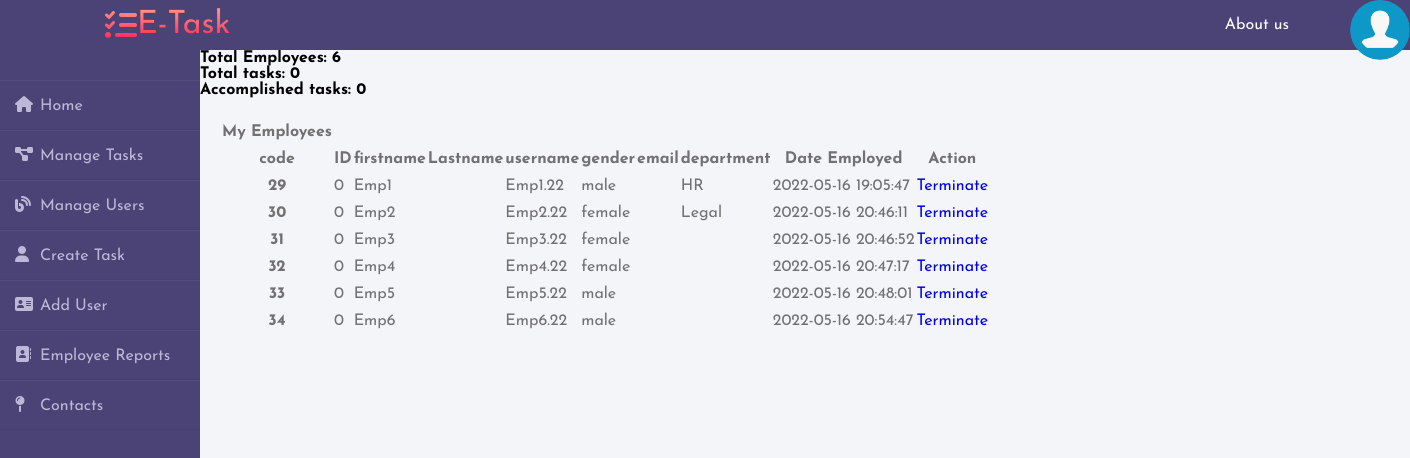
The app's page /employee-reports.php (signed in) with its own data.
### tables this page shows
CREATE TABLE `users` (
  `usercode` int(30) NOT NULL,
  `userid` int(10) NOT NULL,
  `firstname` varchar(50) NOT NULL,
  `lastname` varchar(50) NOT NULL,
  `username` varchar(100) NOT NULL,
  `gender` varchar(20) NOT NULL,
  `email` varchar(50) NOT NULL,
  `department` varchar(50) NOT NULL,
  `emp_by` varchar(100) NOT NULL,
  `password` varchar(500) NOT NULL,
  `date_created` datetime NOT NULL DEFAULT current_timestamp(),
  `date_updated` datetime DEFAULT NULL ON UPDATE current_timestamp(),
  `type` tinyint(5) NOT NULL DEFAULT 1
);

### employee-reports.php (the view, shortened to what this page needs)
<?php
include 'includes/header.inc.php'
?>
<?php
require_once 'includes/config.inc.php';
$query = "SELECT * FROM `users`WHERE type=2 AND emp_by=$usercode";
$query_run = mysqli_query($con, $query);
$row = mysqli_num_rows($query_run);
$results = mysqli_query($con, $query);
$records = mysqli_num_rows($results);
$query2 = "SELECT * FROM projects WHERE emp_by=$usercode ORDER BY projectid";
$query_run2 = mysqli_query($con, $query2);
$rows = mysqli_num_rows($query_run2);
$query3 = "SELECT * FROM projects WHERE emp_by=$usercode AND status=2 ORDER BY projectid";
$query_run3 = mysqli_query($con, $query3);
$rows3 = mysqli_num_rows($query_run3);
?>
    <div class="main_content">
        <div class="header">
        <div class="card_holder">
        <div class="card">
                <?php
                echo '<h4> Total Employees: '.$row.'</h4>';
                ?>
            </div>
            <div class="card">
                <?php
                echo '<h4> Total tasks: '.$rows.'</h4>';
                ?>
            </div>
            <div class="card">
                <?php
                echo '<h4> Accomplished tasks: '.$rows3.'</h4>';
                ?>
            </div>
        </div>
        </div>
        <div class="info">
        <table class="table">
            <thead>
                <tr>
                    <th> My Employees</th>
                </tr>
                <tr>
                <th scope="col">code</th>
                <th scope="col">ID</th>
                <th scope="col">firstname</th>
                <th scope="col">Lastname</th>
                <th scope="col">username</th>
                <th scope="col">gender</th>
                <th scope="col">email</th>
                <th scope="col">department</th>
                <th scope="col">Date Employed</th>
                <th scope="col">Action</th>
                </tr>
            </thead>
            <tbody>
                <?php
                if (!empty($records)) {
                    while ($row = mysqli_fetch_assoc($results)) {
                ?>
                                <tr>
                                    <th scope="row"><?php echo $row['usercode']; ?></th>
                                    <td><?php echo $row['userid']; ?></td>
                                    <td><?php echo $row['firstname']; ?></td>
                                    <td><?php echo $row['lastname']; ?></td>
                                    <td><?php echo $row['username']; ?></td>
                                    <td><?php echo $row['gender']; ?></td>
                                    <td><?php echo $row['email']; ?></td>
                                    <td><?php echo $row['department']; ?></td>
                                    <td><?php echo $row['date_created']; ?></td>
                                    <td>
                                    <a href="/project/delete-employee.php?id=<?php echo $row['usercode']; ?>" onClick="javascript:return confirm('Do you really want to terminate the employee?');" >Terminate</a>
                                    </td>
                                </tr>
                            <?php
                            }
                }
                ?>
            </tbody>
        </table>
        </div>
    </div>
</body>
</html>

### includes/header.inc.php (shortened to what this page needs)
<?php
$usercode = $_SESSION['usercode'];
$type = $_SESSION['type']
?>
<!DOCTYPE html>
<html lang="en">
<head>
    <link rel="stylesheet" href="css/style.css">
    <link rel="stylesheet" hreft="css/login.css">
</head>
<body>
  <nav class="navbar">
    <div class="navbar__container">
        <a href="index.php" id="navbar__logo"><i class="fa-solid fa-list-check"></i>E-Task</a>
        <ul class="navbar__menu">
            <li class="navbar__item">
                <a href="contacts.php" class="navbar__links">
                About us
                </a>
            </li>
            <li class="action">
              <div class="profile" onclick="menuToggle();">
                  <img src="images/user.png" alt="">
              </div>
            </li>
        </ul>
    </div>
  </nav>
<div class="wrapper">
    <div class="sidebar">
        <ul>
          <li><a href="index.php"><i class="fas fa-home"></i>Home</a></li>
          <?php
          if ($type == 2){
            echo "<li><a href='manage-tasks.php'><i class='fas fa-project-diagram'></i>Manage Tasks</a></li>";
            echo "<li><a href='contacts.php'><i class='fas fa-map-pin'></i>Contacts</a></li>";
          }
          else {
            echo "<li><a href='manage-tasks.php'><i class='fas fa-project-diagram'></i>Manage Tasks</a></li>";
            echo "<li><a href='manage-employees.php'><i class='fas fa-blog'></i>Manage Users</a></li>";
            echo "<li><a href='add-task.php'><i class='fas fa-user'></i>Create Task</a></li>";
            echo "<li><a href='add-employee.php'><i class='fas fa-address-card'></i>Add User</a></li>";
            echo "<li><a href='employee-reports.php'><i class='fas fa-address-book'></i>Employee Reports</a></li>";
            echo "<li><a href='contacts.php'><i class='fas fa-map-pin'></i>Contacts</a></li>";
          }
          ?>
        </ul>
    </div>
</div>

### css/style.css (style rules this page uses)
* { margin: 0; padding: 0; box-sizing: border-box; list-style: none; text-decoration: none; font-family: 'Josefin Sans', sans-serif; margin:0; padding: 0; outline: none; border: none; }
body { background-color: #f3f5f9; justify-items: center; }
.navbar { background: #4b4276; height: 50px; width: 100%; display: flex; justify-content: center; align-items: center; font-size: 1rem; position: fixed; top: 0; z-index: 999; }
.navbar__container { display: flex; justify-content: space-between; height: 50px; z-index: 1; width: 100%; max-width: 1300px; margin: 0 auto; padding: 0 50px; }
#navbar__logo { background-color: #ff0177; background-image: linear-gradient(to top, #ff0844 0%, #ffb199 100%); background-size: 100%; -webkit-background-clip: text; -moz-background-clip: text; -webkit-text-fill-color: transparent; -moz-text-fill-color: transparent; display: flex; align-items: center; cursor: pointer; text-decoration: none; font-size: 2rem; }
.navbar__menu { display: flex; align-items: center; list-style: none; text-align: center; }
.navbar__item { height: 50px; }
.navbar__links { color: #fff; display: flex; align-items: center; justify-content: center; text-decoration: none; padding: 0 1rem; height: 100%; }
.action { position: absolute; right: 0px; top:0px }
.action .profile { border-radius: 50%; cursor: pointer; height: 60px; overflow: hidden; position: relative; width: 60px; }
.action .profile img { width: 100%; top:0; position: absolute; object-fit: cover; left: 0; height: 100%; }
.wrapper { display: flex; position: absolute; width: 100%; margin-top: 50px; margin-left: 0px; }
.wrapper .sidebar { width: 200px; height: 100%; background: #4b4276; padding: 30px 0px; position: fixed; }
.wrapper .sidebar ul li { padding: 15px; border-bottom: 1px solid #bdb8d7; border-bottom: 1px solid rgba(0,0,0,0.05); border-top: 1px solid rgba(255,255,255,0.05); }
.wrapper .sidebar ul li a { color: #bdb8d7; display: block; }
.wrapper .sidebar ul li a .fas { width: 25px; }
.main_content { position: absolute; overflow: auto; z-index: 1; width: 100%; height: fit-content; display: grid; margin-left: 200px; margin-top: 50px; }
.main_content .info { margin: 20px; color: #717171; line-height: 25px; }

### records on screen
users: usercode "29", userid "0", firstname "Emp1", username "Emp1.22", gender "male", department "HR", date_created "2022-05-16 19:05:47"
users: usercode "30", userid "0", firstname "Emp2", username "Emp2.22", gender "female", department "Legal", date_created "2022-05-16 20:46:11"
users: usercode "31", userid "0", firstname "Emp3", username "Emp3.22", gender "female", date_created "2022-05-16 20:46:52"
users: usercode "32", userid "0", firstname "Emp4", username "Emp4.22", gender "female", date_created "2022-05-16 20:47:17"
users: usercode "33", userid "0", firstname "Emp5", username "Emp5.22", gender "male", date_created "2022-05-16 20:48:01"
users: usercode "34", userid "0", firstname "Emp6", username "Emp6.22", gender "male", date_created "2022-05-16 20:54:47"

### other values on screen
$row "6"
$rows "0"
$rows3 "0"
